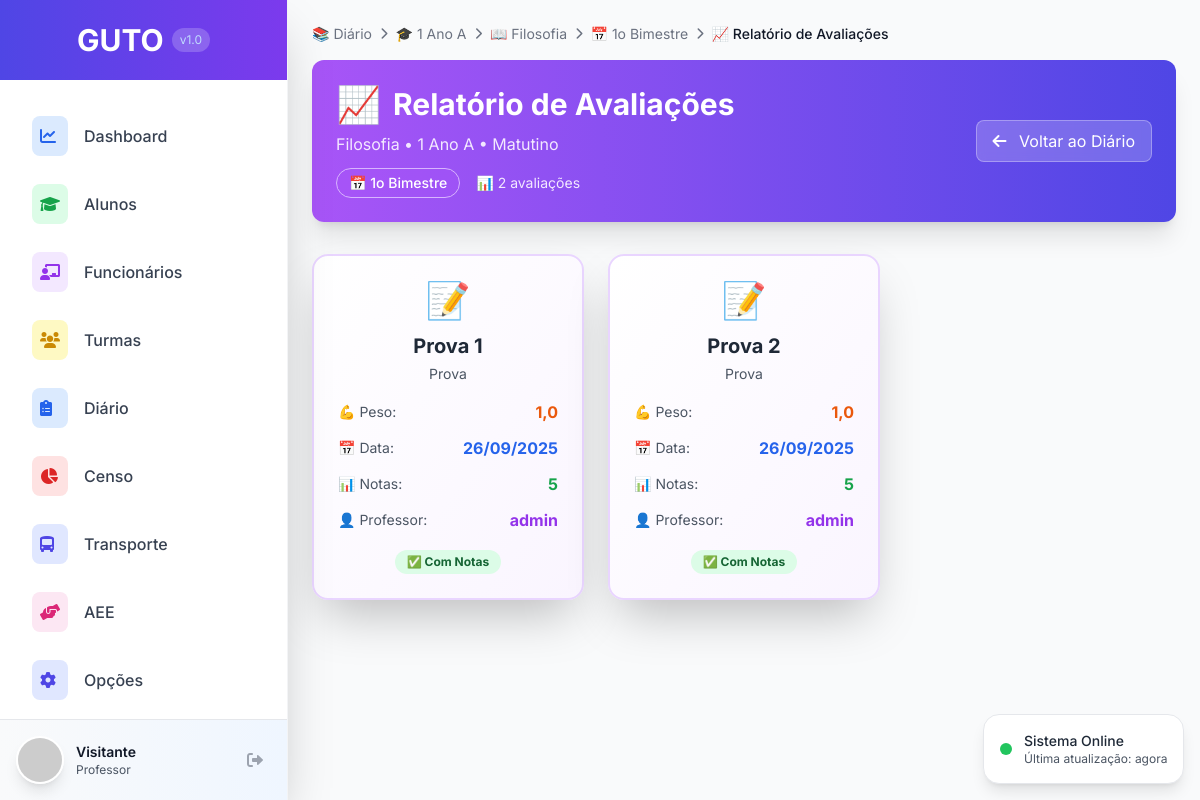
/turmas/turma/1/visualizar-avaliacoes/?disciplina=5&divisao=5, run on the app's committed database.
### turma/models.py (models this page shows, shortened)
class Turma(models.Model):
    TIPO_ENSINO_CHOICES = [
        ('EDUCACAO_INFANTIL', 'Educação Infantil'),
        ('ENSINO_FUNDAMENTAL_I', 'Ensino Fundamental I'),
        ('ENSINO_FUNDAMENTAL_II', 'Ensino Fundamental II'),
        ('ENSINO_MEDIO', 'Ensino Médio'),
    ]
    ANO_SERIE_CHOICES = [
        ('BERÇARIO', 'Berçário'),
        ('MATERNAL_I', 'Maternal I'),
        ('MATERNAL_II', 'Maternal II'),
        ('PRE_I', 'Pré I'),
        ('PRE_II', 'Pré II'),
        ('1_ANO', '1º Ano'),
        ('2_ANO', '2º Ano'),
        ('3_ANO', '3º Ano'),
        ('4_ANO', '4º Ano'),
        ('5_ANO', '5º Ano'),
        ('6_ANO', '6º Ano'),
        ('7_ANO', '7º Ano'),
        ('8_ANO', '8º Ano'),
        ('9_ANO', '9º Ano'),
        ('1_ANO_EM', '1º Ano'),
        ('2_ANO_EM', '2º Ano'),
        ('3_ANO_EM', '3º Ano'),
    ]
    TURNO_CHOICES = [
        ('MATUTINO', 'Matutino'),
        ('VESPERTINO', 'Vespertino'),
        ('NOTURNO', 'Noturno'),
        ('INTEGRAL', 'Integral'),
    ]
    nome = models.CharField(max_length=255, verbose_name="Nome da Turma")
    periodo_letivo = models.CharField(max_length=4, default=str(date.today().year), verbose_name="Período Letivo")
    tipo_ensino = models.CharField(max_length=50, choices=TIPO_ENSINO_CHOICES, verbose_name="Tipo de Ensino")
    ano_serie = models.CharField(max_length=50, choices=ANO_SERIE_CHOICES, verbose_name="Ano/Série")
    turno = models.CharField(max_length=20, choices=TURNO_CHOICES, verbose_name="Turno")
    diario_fechado = models.BooleanField(default=False, verbose_name="Diário Fechado")
    vagas_total = models.IntegerField(default=30, verbose_name="Total de Vagas")
    data_criacao = models.DateTimeField(auto_now_add=True, verbose_name="Data de Criação", null=True, blank=True)
    usuario_criacao = models.ForeignKey(User, on_delete=models.PROTECT, verbose_name="Criado por", null=True, blank=True)
    class Meta:
        verbose_name = "Turma"
        verbose_name_plural = "Turmas"
        unique_together = ['nome', 'periodo_letivo']
        ordering = ['periodo_letivo', 'ano_serie', 'nome']

class Disciplina(models.Model):
    nome = models.CharField(max_length=255, verbose_name="Nome da Disciplina")
    codigo = models.CharField(max_length=20, unique=True, verbose_name="Código da Disciplina", blank=True)
    avalia_por_conceito = models.BooleanField(default=False, verbose_name="Avalia por Conceito")
    carga_horaria = models.IntegerField(default=40, verbose_name="Carga Horária")
    ativo = models.BooleanField(default=True, verbose_name="Disciplina Ativa")
    class Meta:
        verbose_name = "Disciplina"
        verbose_name_plural = "Disciplinas"
        ordering = ['nome']

class DivisaoPeriodoLetivo(models.Model):
    TIPO_DIVISAO_CHOICES = [
        ('BIMESTRE', 'Bimestre'),
        ('TRIMESTRE', 'Trimestre'),
        ('SEMESTRE', 'Semestre'),
        ('ANUAL', 'Anual'),
    ]
    nome = models.CharField(max_length=50, verbose_name="Nome da Divisão")
    tipo_divisao = models.CharField(max_length=15, choices=TIPO_DIVISAO_CHOICES, verbose_name="Tipo de Divisão")
    periodo_letivo = models.CharField(max_length=4, verbose_name="Período Letivo")
    ordem = models.IntegerField(verbose_name="Ordem")
    data_inicio = models.DateField(verbose_name="Data de Início")
    data_fim = models.DateField(verbose_name="Data de Fim")
    ativo = models.BooleanField(default=True, verbose_name="Divisão Ativa")
    class Meta:
        verbose_name = "Divisão do Período Letivo"
        verbose_name_plural = "Divisões do Período Letivo"
        ordering = ['periodo_letivo', 'ordem']
        unique_together = ['periodo_letivo', 'ordem']

class Avaliacao(models.Model):
    turma = models.ForeignKey(Turma, on_delete=models.CASCADE, related_name='avaliacoes', verbose_name="Turma")
    disciplina = models.ForeignKey(Disciplina, on_delete=models.CASCADE, verbose_name="Disciplina")
    divisao_periodo = models.ForeignKey(DivisaoPeriodoLetivo, on_delete=models.CASCADE, verbose_name="Período")
    tipo_avaliacao = models.ForeignKey(TipoAvaliacao, on_delete=models.CASCADE, verbose_name="Tipo de Avaliação")
    professor = models.ForeignKey(User, on_delete=models.PROTECT, verbose_name="Professor")
    nome = models.CharField(max_length=255, verbose_name="Nome da Avaliação")
    descricao = models.TextField(blank=True, null=True, verbose_name="Descrição")
    data_aplicacao = models.DateField(verbose_name="Data de Aplicação")
    valor_maximo = models.DecimalField(max_digits=4, decimal_places=2, default=10.00, verbose_name="Valor Máximo")
    peso = models.DecimalField(max_digits=3, decimal_places=1, default=1.0, verbose_name="Peso")
    ativo = models.BooleanField(default=True, verbose_name="Avaliação Ativa")
    notas_lancadas = models.BooleanField(default=False, verbose_name="Notas Lançadas")
    data_criacao = models.DateTimeField(auto_now_add=True, verbose_name="Data de Criação")
    data_atualizacao = models.DateTimeField(auto_now=True, verbose_name="Última Atualização")
    class Meta:
        verbose_name = "Avaliação"
        verbose_name_plural = "Avaliações"
        ordering = ['-data_aplicacao', 'nome']

class TipoAvaliacao(models.Model):
    nome = models.CharField(max_length=100, verbose_name="Nome do Tipo")
    descricao = models.CharField(max_length=255, blank=True, null=True, verbose_name="Descrição")
    peso_default = models.DecimalField(max_digits=3, decimal_places=1, default=1.0, verbose_name="Peso Padrão")
    cor_display = models.CharField(max_length=7, default='#3B82F6', verbose_name="Cor para Exibição")
    ativo = models.BooleanField(default=True, verbose_name="Tipo Ativo")
    class Meta:
        verbose_name = "Tipo de Avaliação"
        verbose_name_plural = "Tipos de Avaliação"
        ordering = ['nome']

### turma/views.py (the view)
# urls.py: path('turma/<int:turma_id>/visualizar-avaliacoes/', views.visualizar_avaliacoes_diario, name='visualizar_avaliacoes_diario'),
def visualizar_avaliacoes_diario(request, turma_id):
    turma = get_object_or_404(Turma, pk=turma_id)
    disciplina_id = request.GET.get('disciplina')
    if not disciplina_id:
        messages.error(request, 'Selecione uma disciplina para visualizar avaliações.')
        return redirect('diario:turma', turma_id=turma_id)
    disciplina = get_object_or_404(Disciplina, pk=disciplina_id)
    divisao_id = request.GET.get('divisao')
    divisao = None
    if divisao_id:
        divisao = get_object_or_404(DivisaoPeriodoLetivo, pk=divisao_id)
    avaliacoes = Avaliacao.objects.filter(
        turma=turma,
        disciplina=disciplina
    ).order_by('nome')
    for avaliacao in avaliacoes:
        avaliacao.total_notas_lancadas = NotaAvaliacao.objects.filter(avaliacao=avaliacao).count()
    context = {
        'turma': turma,
        'disciplina': disciplina,
        'divisao': divisao,
        'avaliacoes': avaliacoes,
        'page_title': f'Espelho do Diário - {disciplina.nome} - {turma.nome}'
    }
    return render(request, 'diario/visualizar_avaliacoes_diario.html', context)

### templates/diario/visualizar_avaliacoes_diario.html (shortened to what this page needs)
{% extends 'base.html' %}
{% load static %}
{% block content %}
<div class="max-w-6xl mx-auto">
    <div class="mb-8" style="min-height: 165px;">
        <nav class="flex items-center space-x-2 text-sm text-gray-500 mb-4">
            <a href="{% url 'diario:home' %}" class="hover:text-blue-600 transition-colors">📚 Diário</a>
            <i class="fas fa-chevron-right text-xs"></i>
            <a href="{% url 'diario:turma' turma.pk %}" class="hover:text-blue-600 transition-colors">🎓 {{ turma.nome }}</a>
            <i class="fas fa-chevron-right text-xs"></i>
            <a href="{% url 'diario:disciplina' turma.pk disciplina.pk %}" class="hover:text-blue-600 transition-colors">📖 {{ disciplina.nome }}</a>
            {% if divisao %}
            <i class="fas fa-chevron-right text-xs"></i>
            <a href="{% url 'diario:divisao' turma.pk disciplina.pk divisao.pk %}" class="hover:text-blue-600 transition-colors">📅 {{ divisao.nome }}</a>
            {% endif %}
            <i class="fas fa-chevron-right text-xs"></i>
            <span class="text-gray-900 font-medium">📈 Relatório de Avaliações</span>
        </nav>
        <div class="bg-gradient-to-r from-purple-500 to-indigo-600 rounded-xl p-6 text-white shadow-xl">
            <div class="flex items-center justify-between">
                <div>
                    <h1 class="text-3xl font-bold flex items-center">
                        <span class="text-4xl mr-3">📈</span>
                        Relatório de Avaliações
                    </h1>
                    <p class="mt-2 text-purple-100">{{ disciplina.nome }} • {{ turma.nome }} • {{ turma.get_turno_display }}</p>
                    <div class="mt-3 flex items-center space-x-4">
                        {% if divisao %}
                        <span class="bg-purple-500/30 text-white px-3 py-1 rounded-full text-sm font-medium border border-purple-300">
                            📅 {{ divisao.nome }}
                        </span>
                        {% endif %}
                        <span class="text-purple-100 text-sm">📊 {{ avaliacoes|length }} avaliações</span>
                    </div>
                </div>
                {% if divisao %}
                <a href="{% url 'diario:divisao' turma.pk disciplina.pk divisao.pk %}"
                   class="bg-white/20 backdrop-blur-sm text-white px-4 py-2 rounded-lg hover:bg-white/30 transition-all duration-200 border border-white/30">
                    <i class="fas fa-arrow-left mr-2"></i>
                    Voltar ao Diário
                </a>
                {% elif disciplina %}
                <a href="{% url 'diario:disciplina' turma.pk disciplina.pk %}"
                   class="bg-white/20 backdrop-blur-sm text-white px-4 py-2 rounded-lg hover:bg-white/30 transition-all duration-200 border border-white/30">
                    <i class="fas fa-arrow-left mr-2"></i>
                    Voltar aos Períodos
                </a>
                {% else %}
                <a href="{% url 'diario:turma' turma.pk %}"
                   class="bg-white/20 backdrop-blur-sm text-white px-4 py-2 rounded-lg hover:bg-white/30 transition-all duration-200 border border-white/30">
                    <i class="fas fa-arrow-left mr-2"></i>
                    Voltar às Disciplinas
                </a>
                {% endif %}
            </div>
        </div>
    </div>
    {% if avaliacoes %}
    <div class="grid grid-cols-1 md:grid-cols-2 lg:grid-cols-3 gap-6">
        {% for avaliacao in avaliacoes %}
        <div class="bg-gradient-to-br from-white to-purple-50 border-2 border-purple-200 rounded-2xl shadow-2xl p-6 hover:shadow-2xl hover:scale-105 transition-all duration-300">
            <div class="text-center mb-4">
                <div class="text-4xl mb-3">📝</div>
                <h3 class="text-xl font-bold text-gray-800">{{ avaliacao.nome }}</h3>
                <p class="text-gray-600 text-sm mt-1">{{ avaliacao.tipo_avaliacao.nome }}</p>
            </div>
            <div class="space-y-3 mb-4">
                <div class="flex justify-between items-center">
                    <span class="text-sm text-gray-600">💪 Peso:</span>
                    <span class="font-bold text-orange-600">{{ avaliacao.peso|floatformat:1 }}</span>
                </div>
                <div class="flex justify-between items-center">
                    <span class="text-sm text-gray-600">📅 Data:</span>
                    <span class="font-bold text-blue-600">{{ avaliacao.data_aplicacao|date:"d/m/Y" }}</span>
                </div>
                <div class="flex justify-between items-center">
                    <span class="text-sm text-gray-600">📊 Notas:</span>
                    <span class="font-bold text-green-600">{{ avaliacao.total_notas_lancadas|default:0 }}</span>
                </div>
                <div class="flex justify-between items-center">
                    <span class="text-sm text-gray-600">👤 Professor:</span>
                    <span class="font-bold text-purple-600">{{ avaliacao.professor.get_full_name|default:avaliacao.professor.username }}</span>
                </div>
            </div>
            <div class="text-center">
                {% if avaliacao.total_notas_lancadas > 0 %}
                    <span class="inline-flex items-center px-3 py-1 rounded-full text-xs font-bold bg-green-100 text-green-800">
                        ✅ Com Notas
                    </span>
                {% else %}
                    <span class="inline-flex items-center px-3 py-1 rounded-full text-xs font-bold bg-yellow-100 text-yellow-800">
                        ⏳ Aguardando Notas
                    </span>
                {% endif %}
            </div>
        </div>
        {% endfor %}
    </div>
    {% endif %}
</div>
{% endblock %}

### data on the page
Turma: nome "1 Ano A", turno "Matutino"
Disciplina: nome "Filosofia"
DivisaoPeriodoLetivo: nome "1o Bimestre"
Avaliacao: nome "Prova 1", tipo_avaliacao.nome "Prova", peso "1,0", data_aplicacao "26/09/2025", total_notas_lancadas "5", professor.get_full_name "admin", shows "✅ Com Notas"
Avaliacao: nome "Prova 2", tipo_avaliacao.nome "Prova", peso "1,0", data_aplicacao "26/09/2025", total_notas_lancadas "5", professor.get_full_name "admin", shows "✅ Com Notas"

### other printed values
{{ avaliacoes|length }} "2"
